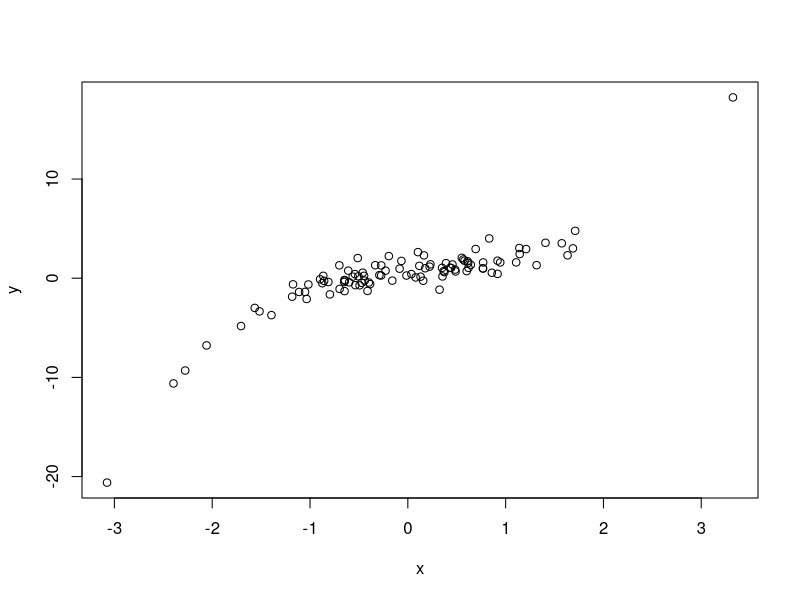
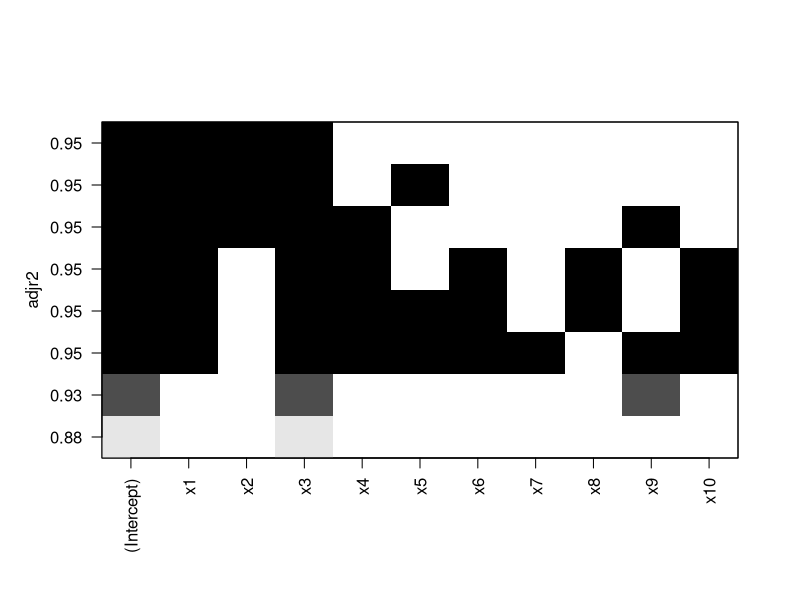
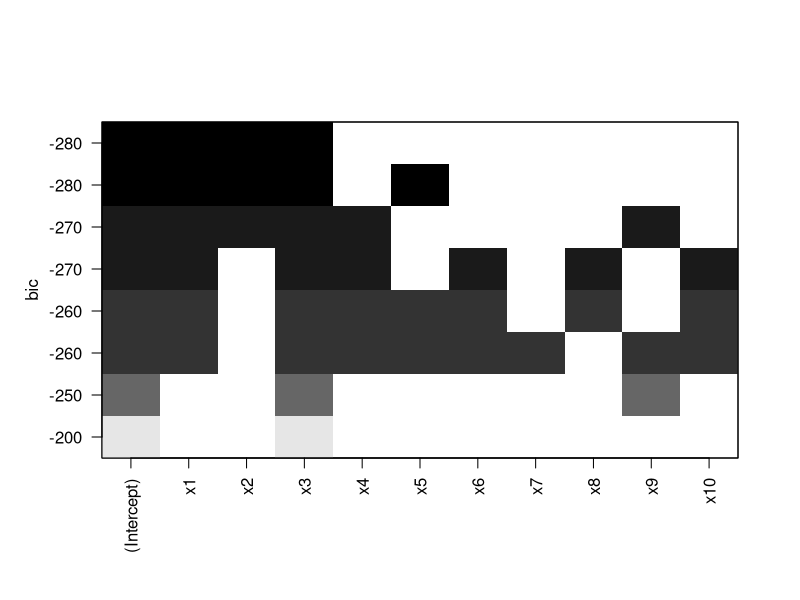
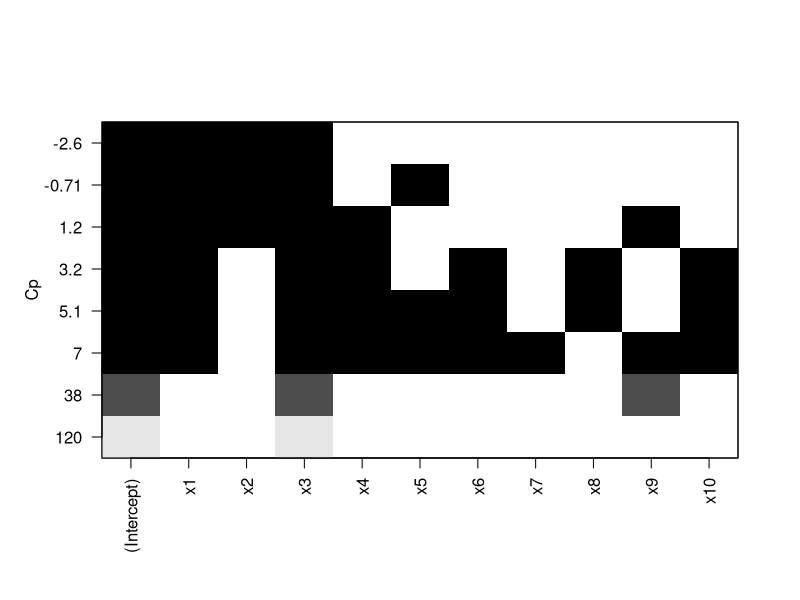
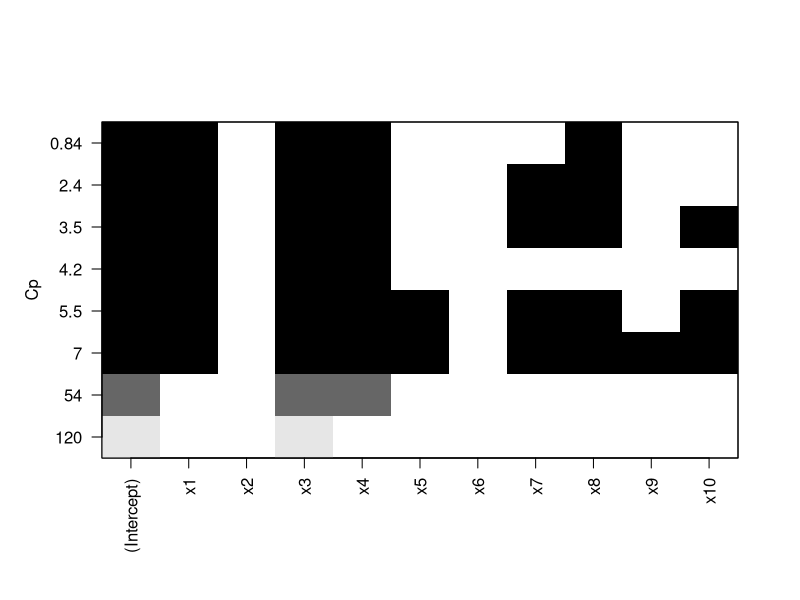
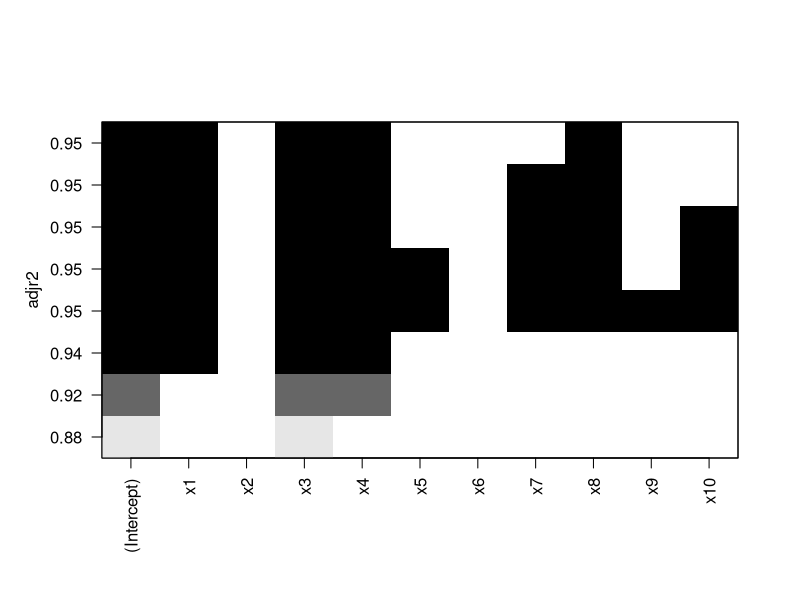
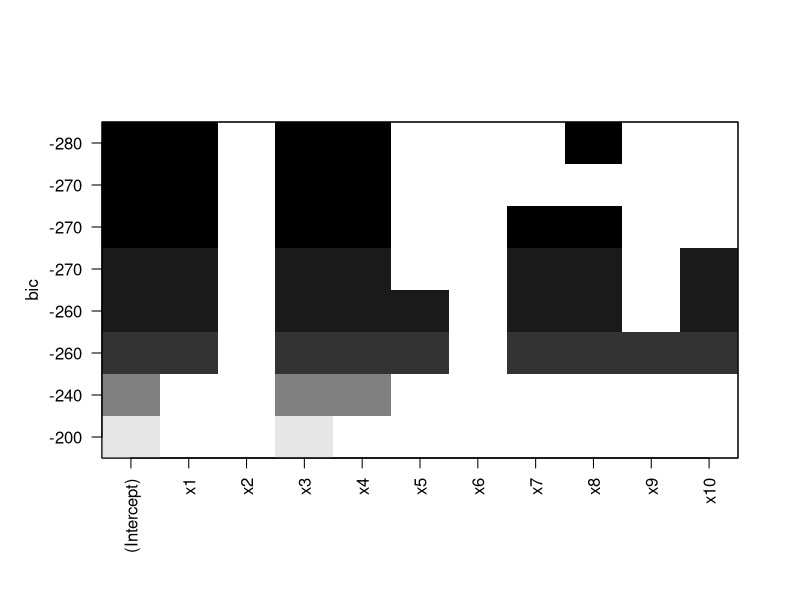

Generate these figures, in order, with R:

# (a) Generate x-variable and error-term
n=100
x=rnorm(n) # 100 numbers drawn from a N(0,1)-variable
eps=rnorm(n)

# (b) Generate y = 1 + x - 0.5x^2 + 0.5x^3 + eps
b0=1
b1=1
b2=-0.5
b3=0.5
y=b0+b1*x+b2*x^2+b3*x^3+eps
plot(x,y) # Plot y vs x
lm(y~x+I(x^2)+I(x^3)) # Fit the model y=b0+b1x+b2x^2+b3x^2+eps

# (c) Best subset regression
library(leaps)
# Create dataset with y and powers of x
XY=data.frame(matrix(0,n,11)) # Initiate a 100 x 11 data frame
for(j in 1:10)
{
  XY[,j]=x^j
  colnames(XY)[j]=paste("x",j,sep="") # Name the variable x^j
                                      # "xj"
}
XY[,11]=y
colnames(XY)[11]="y"
summary(lm(y~.,data=XY)) # Run the full regression
bestsubset=regsubsets(y~.,data=XY,method="exhaustive",nvmax = 8)
plot(bestsubset,scale="adjr2") # Visualize different model
plot(bestsubset,scale="bic")   # against measures of fit
plot(bestsubset,scale="Cp")

bsum=summary(bestsubset)
names(bsum)
bsum$bic # The BIC for the best model of each size 0,1,...,10
which.min(bsum$bic) # Find the model with smallest BIC
coef(bestsubset,3)

# (d) Forward/backward stepwise
forward=regsubsets(y~.,data=XY,method="backward",nvmax = 8)
plot(forward,scale="Cp")
plot(forward,scale="adjr2")
plot(forward,scale="bic")
fsum=summary(forward)
fsum$bic
which.min(fsum$bic)
coef(forward,3)
